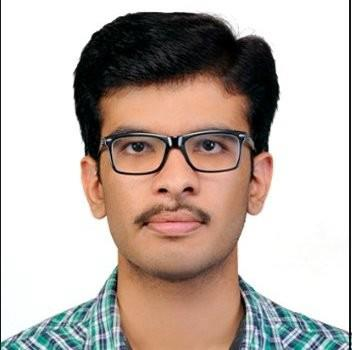
#> input picture Dataset_generator/speaker.jpg, 352 x 350 px
$ python image_generator.py
#> lines starting #> are read from the running program, lines starting #| are printed output that depends on the picture
from PIL import Image
from PIL import ImageEnhance
from PIL import ImageOps
from PIL import ImageFilter
import random

# Open the original image
original_image = Image.open('speaker.jpg')
#> original_image is the input picture: PIL image 352x350 RGB; mean R, G, B 190.4, 177.4, 170.2

# Example: Apply a random filter to the image
def apply_filter(image):
    filters = [ImageFilter.BLUR, ImageFilter.EDGE_ENHANCE, ImageFilter.FIND_EDGES, ImageFilter.CONTOUR, ImageFilter.SHARPEN]
    return image.filter(random.choice(filters))

# Example: Adjust contrast of the image
def adjust_contrast(image, contrast_factor):
    enhancer = ImageEnhance.Contrast(image)
    return enhancer.enhance(contrast_factor)

# Example: Add random noise to the image
def add_noise(image, noise_factor):
    import numpy as np

    image_array = np.array(image)
    noise = np.random.normal(0, noise_factor, image_array.shape)
    noisy_image_array = np.clip(image_array + noise, 0, 255).astype(np.uint8)
    noisy_image = Image.fromarray(noisy_image_array)

    return noisy_image

# Example: Convert the image to grayscale
def convert_to_grayscale(image):
    return ImageOps.grayscale(image)

# Example: Invert colors of the image
def invert_colors(image):
    return ImageOps.invert(image)

# Example: Apply a posterize effect to the image
def posterize_image(image, bits):
    return ImageOps.posterize(image, bits)

# Generate n variations of the original image
n = int(input("Enter the number of speakers: ")) # Replace with the desired number of images
#> the answer given: 3
for i in range(n):
    transformed_image = original_image.copy()

    # Perform various transformations
    transformed_image = apply_filter(transformed_image)
    transformed_image = adjust_contrast(transformed_image, random.uniform(0.5, 1.5))
    transformed_image = add_noise(transformed_image, random.uniform(0, 10))
    transformed_image = convert_to_grayscale(transformed_image)
    transformed_image = invert_colors(transformed_image)
    transformed_image = posterize_image(transformed_image, random.randint(2, 8))

    # Save the transformed image
    transformed_image.save(f'dataset/speakers/speaker_{i}.jpg')
#> this loop made 3 passes
#> pass 1, `transformed_image = apply_filter(transformed_image)`:
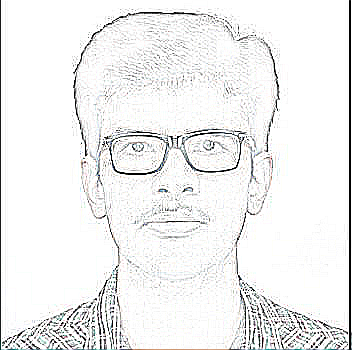
#> transformed_image: PIL image 352x350 RGB; mean R, G, B 240, 240.2, 240
#> pass 1, `transformed_image = adjust_contrast(transformed_image, random.uniform(..`:
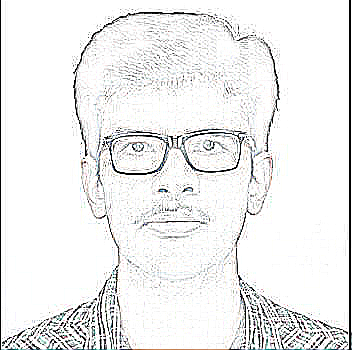
#> transformed_image: PIL image 352x350 RGB; mean R, G, B 238.3, 238.4, 238.3
#> after the loop:
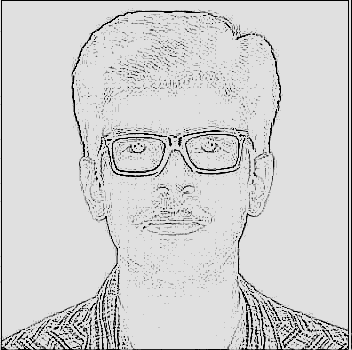
#> transformed_image: PIL image 352x350 L; min 0, max 224, mean 209.3

$ run again, with Dataset_generator/sample_doc_page-0001_enhanced_noBG.jpg copied over Dataset_generator/speaker.jpg
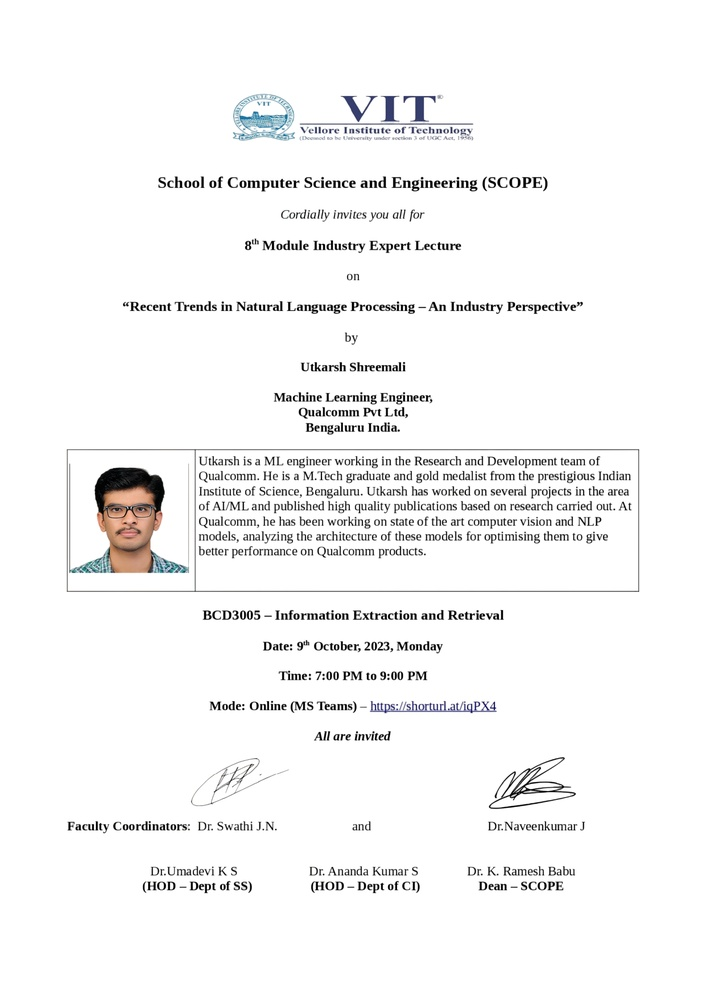
#> input picture Dataset_generator/sample_doc_page-0001_enhanced_noBG.jpg, 706 x 999 px, shrunk from 2480 x 3508 before the run
#> original_image is the input picture: PIL image 706x999 RGB; mean R, G, B 245.9, 245.8, 245.8
#> the loop `for i in range(n):` made 3 passes
#> pass 1, `transformed_image = apply_filter(transformed_image)`:
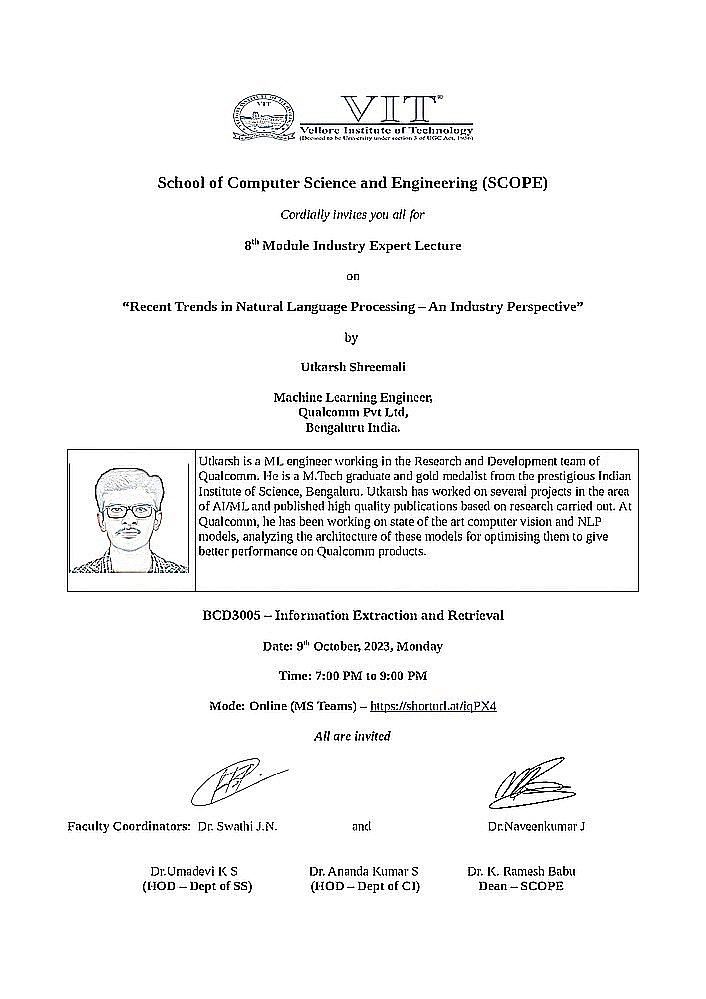
#> transformed_image: PIL image 706x999 RGB; mean R, G, B 245.2, 245.2, 245.3
#> after the loop `for i in range(n):`:
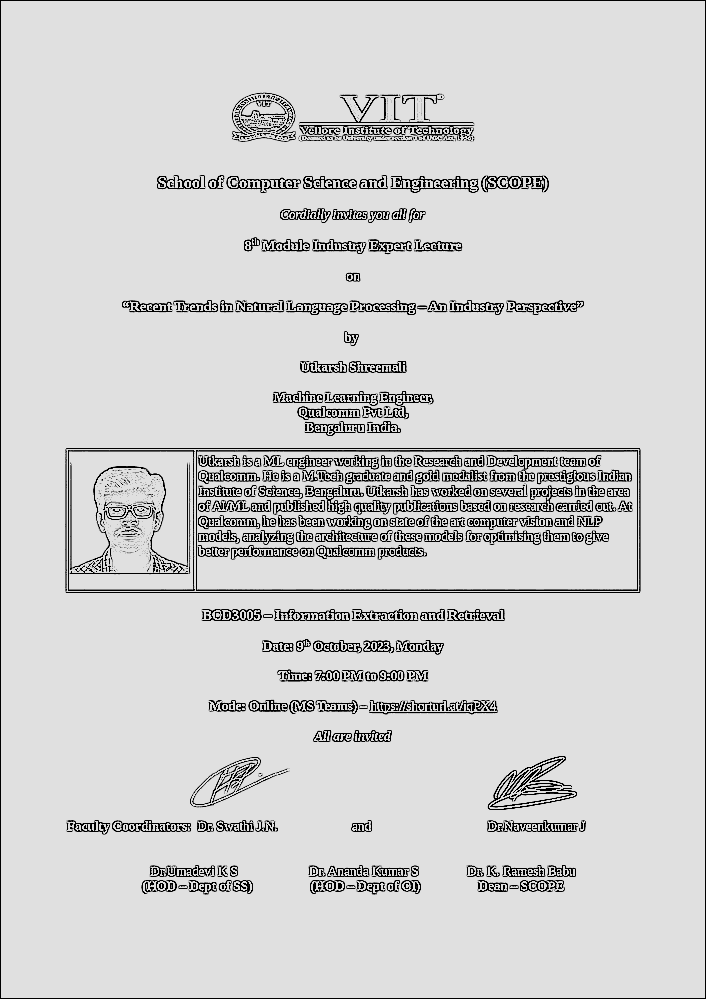
#> transformed_image: PIL image 706x999 L; min 0, max 224, mean 209.3
